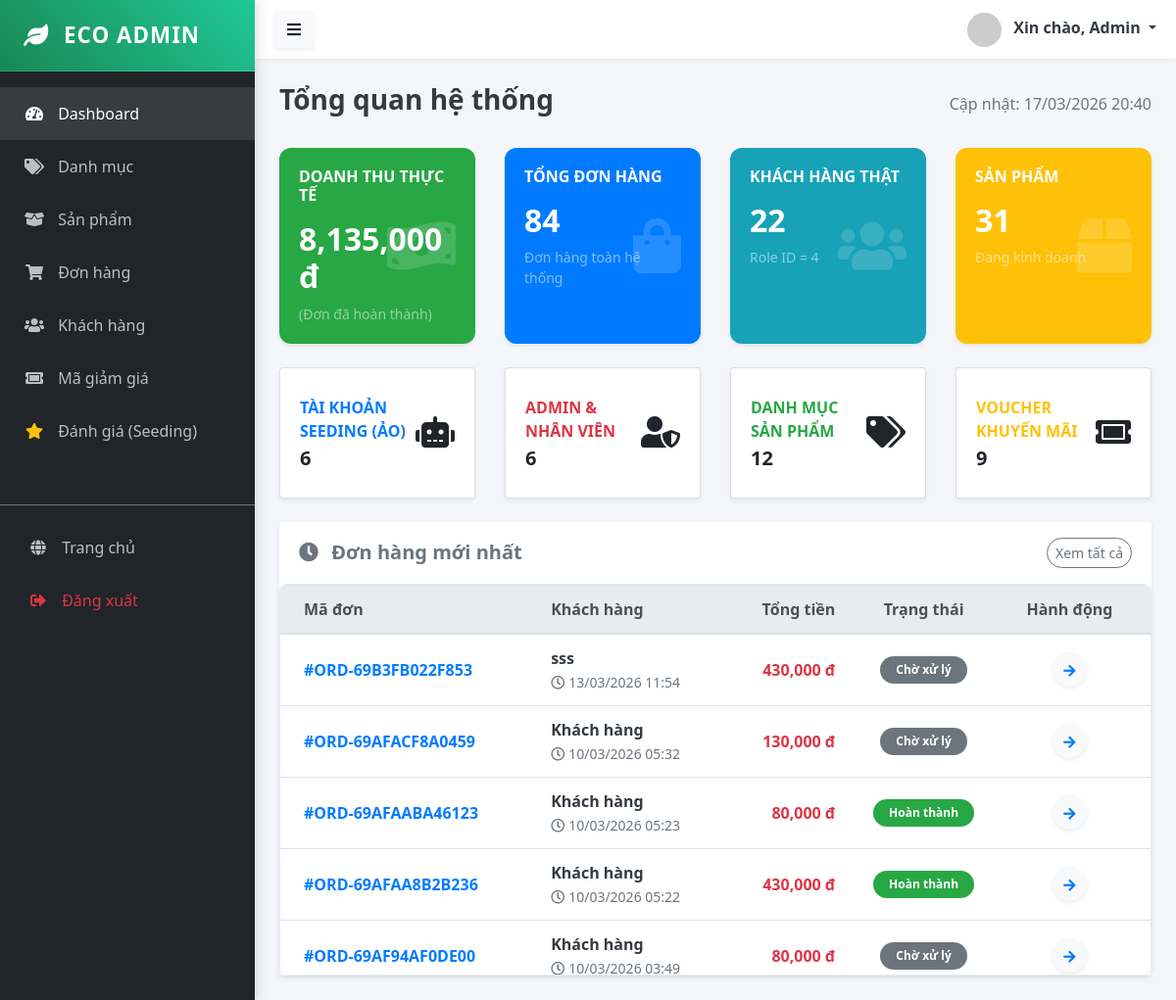
Page /public/admin/dashboard (signed in) on the earlier database version.
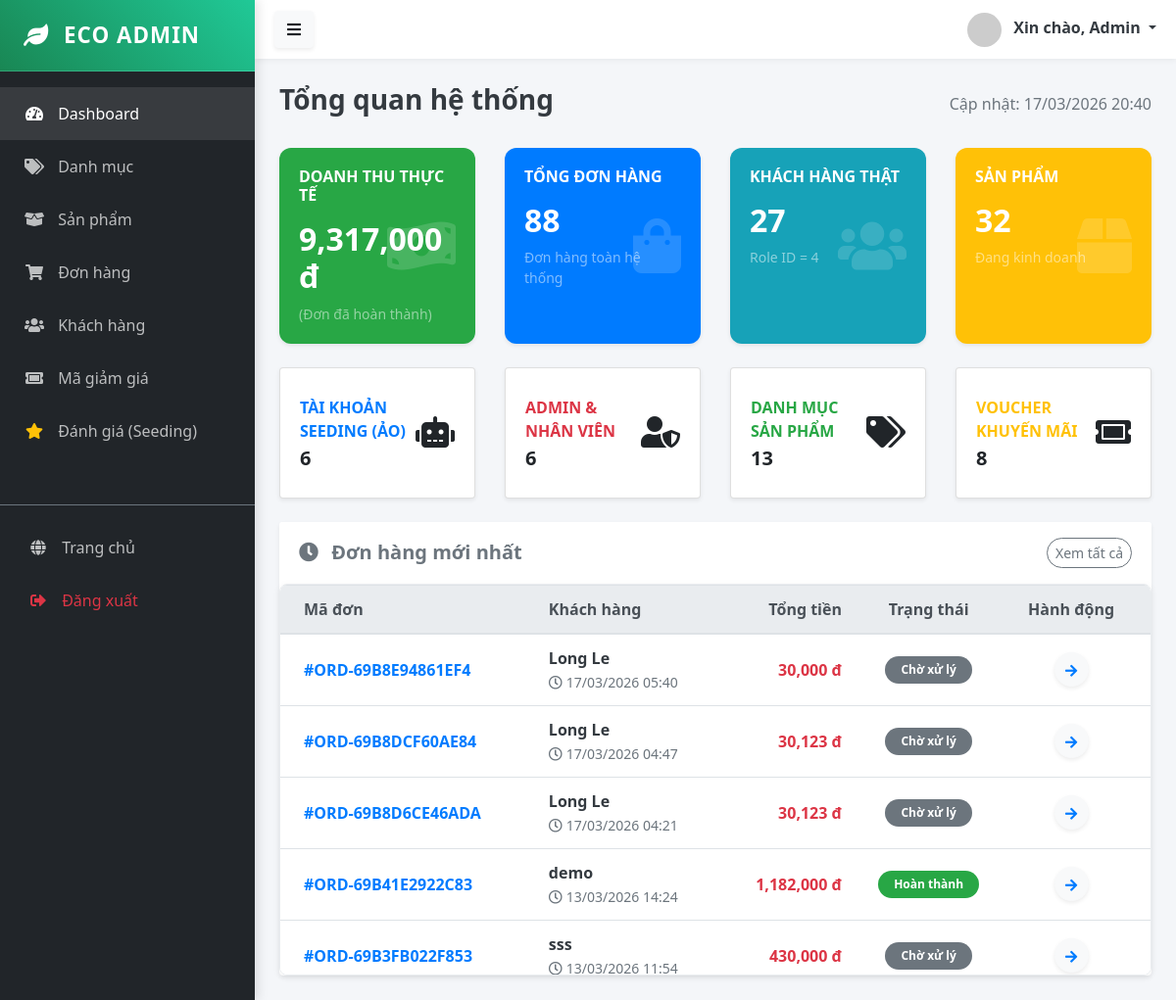
Same page on the later database version.
### tables this page shows
CREATE TABLE `orders` (
  `id` bigint UNSIGNED NOT NULL,
  `user_id` bigint UNSIGNED DEFAULT NULL,
  `order_number` varchar(50) NOT NULL,
  `status` varchar(50) DEFAULT NULL,
  `total_cents` bigint NOT NULL,
  `subtotal_cents` bigint DEFAULT NULL,
  `shipping_fee_cents` bigint DEFAULT NULL,
  `tax_cents` bigint DEFAULT NULL,
  `shipping_address_id` bigint UNSIGNED DEFAULT NULL,
  `billing_address_id` bigint UNSIGNED DEFAULT NULL,
  `payment_status` varchar(50) DEFAULT NULL,
  `payment_method` varchar(50) DEFAULT 'cod',
  `placed_at` datetime DEFAULT NULL,
  `closed_at` datetime DEFAULT NULL,
  `notes` text,
  `coupon_code` varchar(100) DEFAULT NULL,
  `created_at` timestamp NULL DEFAULT CURRENT_TIMESTAMP,
  `updated_at` timestamp NULL DEFAULT CURRENT_TIMESTAMP ON UPDATE CURRENT_TIMESTAMP
);

CREATE TABLE `users` (
  `id` bigint UNSIGNED NOT NULL,
  `email` varchar(255) NOT NULL,
  `password_hash` varchar(255) DEFAULT NULL,
  `name` varchar(200) DEFAULT NULL,
  `phone` varchar(50) DEFAULT NULL,
  `avatar_url` text,
  `status` tinyint DEFAULT '1',
  `role_id` bigint UNSIGNED DEFAULT NULL,
  `google_id` varchar(255) DEFAULT NULL,
  `email_verified` tinyint DEFAULT '0',
  `verification_token` varchar(255) DEFAULT NULL COMMENT 'Mã gửi qua mail',
  `reset_token` varchar(255) DEFAULT NULL COMMENT 'Mã quên mật khẩu (OTP)',
  `reset_token_expire` datetime DEFAULT NULL COMMENT 'Hạn sử dụng mã OTP',
  `created_at` timestamp NULL DEFAULT CURRENT_TIMESTAMP,
  `updated_at` timestamp NULL DEFAULT CURRENT_TIMESTAMP ON UPDATE CURRENT_TIMESTAMP,
  `last_login_at` datetime DEFAULT NULL,
  `metadata` json DEFAULT NULL
);

### app/Views/admin/dashboard/index.php (the view)
<?php require_once '../app/Views/layouts/admin/sidebar.php'; ?>
<div class="d-flex justify-content-between align-items-center mb-4">
    <h3 class="text-dark font-weight-bold">Tổng quan hệ thống</h3>
    <span class="text-muted">Cập nhật: <?= date('d/m/Y H:i') ?></span>
</div>
<div class="row mb-4 g-3">
    <div class="col-xl-3 col-md-6">
        <div class="card card-box bg-success text-white h-100 shadow-sm border-0">
            <div class="card-body position-relative">
                <h6 class="text-uppercase font-weight-bold mb-3 opacity-75">Doanh thu thực tế</h6>
                <h2 class="font-weight-bold mb-0"><?= number_format($stats['revenue']) ?> đ</h2>
                <small class="text-white-50 mt-2 d-block">(Đơn đã hoàn thành)</small>
                <i class="fas fa-money-bill-wave stat-icon" style="font-size: 3.5rem; opacity: 0.15; position: absolute; right: 20px; top: 50%; transform: translateY(-50%);"></i>
            </div>
        </div>
    </div>
    <div class="col-xl-3 col-md-6">
        <div class="card card-box bg-primary text-white h-100 shadow-sm border-0">
            <div class="card-body position-relative">
                <h6 class="text-uppercase font-weight-bold mb-3 opacity-75">Tổng đơn hàng</h6>
                <h2 class="font-weight-bold mb-0"><?= $stats['total_orders'] ?></h2>
                <small class="text-white-50 mt-2 d-block">Đơn hàng toàn hệ thống</small>
                <i class="fas fa-shopping-bag stat-icon" style="font-size: 3.5rem; opacity: 0.15; position: absolute; right: 20px; top: 50%; transform: translateY(-50%);"></i>
            </div>
        </div>
    </div>
    <div class="col-xl-3 col-md-6">
        <div class="card card-box bg-info text-white h-100 shadow-sm border-0">
            <div class="card-body position-relative">
                <h6 class="text-uppercase font-weight-bold mb-3 opacity-75">Khách hàng thật</h6>
                <h2 class="font-weight-bold mb-0"><?= $stats['total_real_users'] ?></h2>
                <small class="text-white-50 mt-2 d-block">Role ID = 4</small>
                <i class="fas fa-users stat-icon" style="font-size: 3.5rem; opacity: 0.15; position: absolute; right: 20px; top: 50%; transform: translateY(-50%);"></i>
            </div>
        </div>
    </div>
    <div class="col-xl-3 col-md-6">
        <div class="card card-box bg-warning text-white h-100 shadow-sm border-0">
            <div class="card-body position-relative">
                <h6 class="text-uppercase font-weight-bold mb-3 opacity-75">Sản phẩm</h6>
                <h2 class="font-weight-bold mb-0"><?= $stats['total_products'] ?></h2>
                <small class="text-white-50 mt-2 d-block">Đang kinh doanh</small>
                <i class="fas fa-box stat-icon" style="font-size: 3.5rem; opacity: 0.15; position: absolute; right: 20px; top: 50%; transform: translateY(-50%);"></i>
            </div>
        </div>
    </div>
</div>
<div class="row mb-4 g-3">
    <div class="col-xl-3 col-md-6">
        <div class="card border-left-primary shadow-sm h-100 py-2">
            <div class="card-body">
                <div class="row no-gutters align-items-center">
                    <div class="col mr-2">
                        <div class="text-xs font-weight-bold text-primary text-uppercase mb-1">Tài khoản Seeding (Ảo)</div>
                        <div class="h5 mb-0 font-weight-bold text-gray-800"><?= $stats['total_seeding_users'] ?></div>
                    </div>
                    <div class="col-auto"><i class="fas fa-robot fa-2x text-gray-300"></i></div>
                </div>
            </div>
        </div>
    </div>
    <div class="col-xl-3 col-md-6">
        <div class="card border-left-danger shadow-sm h-100 py-2">
            <div class="card-body">
                <div class="row no-gutters align-items-center">
                    <div class="col mr-2">
                        <div class="text-xs font-weight-bold text-danger text-uppercase mb-1">Admin & Nhân viên</div>
                        <div class="h5 mb-0 font-weight-bold text-gray-800"><?= $stats['total_staff'] ?></div>
                    </div>
                    <div class="col-auto"><i class="fas fa-user-shield fa-2x text-gray-300"></i></div>
                </div>
            </div>
        </div>
    </div>
    <div class="col-xl-3 col-md-6">
        <div class="card border-left-success shadow-sm h-100 py-2">
            <div class="card-body">
                <div class="row no-gutters align-items-center">
                    <div class="col mr-2">
                        <div class="text-xs font-weight-bold text-success text-uppercase mb-1">Danh mục sản phẩm</div>
                        <div class="h5 mb-0 font-weight-bold text-gray-800"><?= $stats['total_categories'] ?></div>
                    </div>
                    <div class="col-auto"><i class="fas fa-tags fa-2x text-gray-300"></i></div>
                </div>
            </div>
        </div>
    </div>
    <div class="col-xl-3 col-md-6">
        <div class="card border-left-warning shadow-sm h-100 py-2">
            <div class="card-body">
                <div class="row no-gutters align-items-center">
                    <div class="col mr-2">
                        <div class="text-xs font-weight-bold text-warning text-uppercase mb-1">Voucher khuyến mãi</div>
                        <div class="h5 mb-0 font-weight-bold text-gray-800"><?= $stats['total_coupons'] ?></div>
                    </div>
                    <div class="col-auto"><i class="fas fa-ticket-alt fa-2x text-gray-300"></i></div>
                </div>
            </div>
        </div>
    </div>
</div>
<div class="card shadow-sm border-0">
    <div class="card-header bg-white border-0 py-3 d-flex justify-content-between align-items-center">
        <h5 class="mb-0 font-weight-bold text-secondary"><i class="fas fa-clock mr-2"></i> Đơn hàng mới nhất</h5>
        <a href="/MY_WEB/public/admin/order" class="btn btn-sm btn-outline-secondary rounded-pill">Xem tất cả</a>
    </div>
    <div class="card-body p-0">
        <div class="table-scroll-wrapper" style="max-height: 400px; overflow-y: auto;">
            <table class="table table-hover mb-0">
                <thead class="thead-light">
                    <tr>
                        <th class="pl-4">Mã đơn</th>
                        <th>Khách hàng</th>
                        <th class="text-right">Tổng tiền</th>
                        <th class="text-center">Trạng thái</th>
                        <th class="text-center pr-4">Hành động</th>
                    </tr>
                </thead>
                <tbody>
                    <?php if(!empty($stats['recent_orders'])): ?>
                        <?php foreach ($stats['recent_orders'] as $order): ?>
                        <tr>
                            <td class="font-weight-bold text-primary pl-4 align-middle">#<?= $order['order_number'] ?></td>
                            <td class="align-middle">
                                <div class="font-weight-bold text-dark"><?= $order['user_name'] ?></div>
                                <small class="text-muted"><i class="far fa-clock mr-1"></i><?= date('d/m/Y H:i', strtotime($order['created_at'])) ?></small>
                            </td>
                            <td class="text-right text-danger font-weight-bold align-middle"><?= number_format($order['total_cents']) ?> đ</td>
                            <td class="text-center align-middle">
                                <?php
                                    $badges = ['pending'=>'secondary', 'processing'=>'primary', 'shipping'=>'info', 'completed'=>'success', 'cancelled'=>'danger'];
                                    $statusLabel = [
                                        'pending' => 'Chờ xử lý', 'processing' => 'Đang xử lý', 'shipping' => 'Đang giao', 'completed' => 'Hoàn thành', 'cancelled' => 'Đã hủy'
                                    ];
                                    $badgeClass = $badges[$order['status']] ?? 'light';
                                ?>
                                <span class="badge badge-<?= $badgeClass ?> px-3 py-2 rounded-pill"><?= $statusLabel[$order['status']] ?? ucfirst($order['status']) ?></span>
                            </td>
                            <td class="text-center pr-4 align-middle">
                                <a href="/MY_WEB/public/admin/order/detail/<?= $order['id'] ?>" class="btn btn-sm btn-light text-primary rounded-circle shadow-sm" style="width: 35px; height: 35px; padding: 0; line-height: 35px;">
                                    <i class="fas fa-arrow-right"></i>
                                </a>
                            </td>
                        </tr>
                        <?php endforeach; ?>
                    <?php else: ?>
                        <tr><td colspan="5" class="text-center py-5 text-muted"><i class="fas fa-box-open fa-2x mb-3 opacity-50"></i><br>Chưa có đơn hàng nào.</td></tr>
                    <?php endif; ?>
                </tbody>
            </table>
        </div>
    </div>
</div>
<?php require_once '../app/Views/layouts/admin/footer.php'; ?>

Differences in the rows shown:
no longer on this page (row unchanged): orders: order_number "ORD-69AFACF8A0459", user.name "Khách hàng", created_at "10/03/2026 05:32", total_cents "130,000", status "Chờ xử lý"
no longer on this page (row unchanged): orders: order_number "ORD-69AFAABA46123", user.name "Khách hàng", created_at "10/03/2026 05:23", total_cents "80,000", status "Hoàn thành"
no longer on this page (row unchanged): orders: order_number "ORD-69AFAA8B2B236", user.name "Khách hàng", created_at "10/03/2026 05:22", total_cents "430,000", status "Hoàn thành"
no longer on this page (row unchanged): orders: order_number "ORD-69AF94AF0DE00", user.name "Khách hàng", created_at "10/03/2026 03:49", total_cents "80,000", status "Chờ xử lý"
added orders: order_number "ORD-69B8E94861EF4", user.name "Long Le", created_at "17/03/2026 05:40", total_cents "30,000", status "Chờ xử lý"
added orders: order_number "ORD-69B8DCF60AE84", user.name "Long Le", created_at "17/03/2026 04:47", total_cents "30,123", status "Chờ xử lý"
added orders: order_number "ORD-69B8D6CE46ADA", user.name "Long Le", created_at "17/03/2026 04:21", total_cents "30,123", status "Chờ xử lý"
added orders: order_number "ORD-69B41E2922C83", user.name "demo", created_at "13/03/2026 14:24", total_cents "1,182,000", status "Hoàn thành"
Other differences:
$stats['revenue']: "8,135,000" → "9,317,000"
$stats['total_orders']: "84" → "88"
$stats['total_real_users']: "22" → "27"
$stats['total_products']: "31" → "32"
$stats['total_categories']: "12" → "13"
$stats['total_coupons']: "9" → "8"
